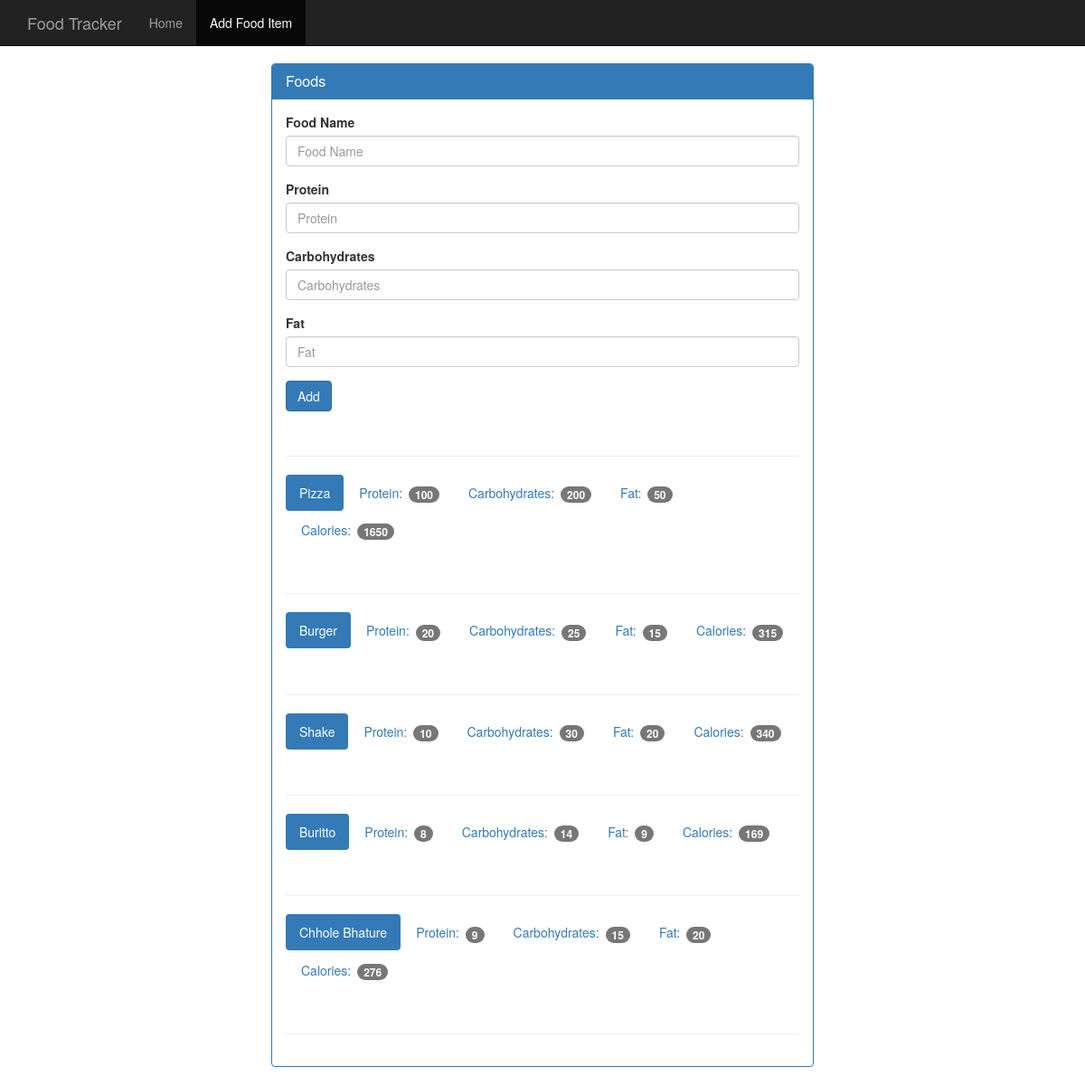
The app's page /food with its own data.
### tables this page shows
CREATE TABLE food(
    id integer primary key autoincrement,
    food_name text not null,
    protein integer not null,
    carbohydrates integer not null,
    fat integer not null,
    calories integer not null
);

### app.py (the view, shortened to what this page needs)
@app.route("/food", methods=["GET","POST"])
def food():
    db= get_db()
    cur = db.execute('select food_name, protein, carbohydrates, fat, calories from food')
    results = cur.fetchall()
    return render_template("add_food.html", results= results)

### database.py (called while the page is built)
def connect_db():
    sql = sqlite3.connect('C:/Users/sujit/OneDrive/Desktop/flask project/food_log.db')
    sql.row_factory = sqlite3.Row
    return sql

def get_db():
    if not hasattr(g, 'sqlite3_db'):
        g.sqlite_db = connect_db()
    return g.sqlite_db

### templates/add_food.html
{% extends "base.html" %}
{% block body %}
    <nav class="navbar navbar-inverse navbar-fixed-top">
      <div class="container">
        <div class="navbar-header">
          <a class="navbar-brand" href="{{url_for('index')}}">Food Tracker</a>
        </div>
        <div id="navbar" class="navbar-collapse collapse">
          <ul class="nav navbar-nav">
            <li><a href="{{url_for('index')}}">Home</a></li>
            <li class="active"><a href="{{url_for('food')}}">Add Food Item</a></li>
          </ul>
        </div>
      </div>
    </nav>
    <div class="container theme-showcase col-sm-6 col-sm-offset-3" role="main">
      <div class="row">
        <div>
          <div class="panel panel-primary">
            <div class="panel-heading">
              <h3 class="panel-title">Foods</h3>
            </div>
            <div class="panel-body">
              <form method="POST" action="{{url_for('food')}}">
                <div class="form-group">
                  <label for="food-name">Food Name</label>
                  <input type="text" class="form-control" id="food-name" name="food_name" placeholder="Food Name">
                </div>
                <div class="form-group">
                  <label for="protein">Protein</label>
                  <input type="number" class="form-control" id="protein" name="protein" placeholder="Protein">
                </div>
                <div class="form-group">
                  <label for="carbohydrates">Carbohydrates</label>
                  <input type="number" class="form-control" id="carbohydrates" name="carbohydrates" placeholder="Carbohydrates">
                </div>
                <div class="form-group">
                  <label for="fat">Fat</label>
                  <input type="number" class="form-control" id="fat" name="fat" placeholder="Fat">
                </div>
                <button type="submit" class="btn btn-primary">Add</button>
              </form>
              <div class="page-header"></div>
              {% for food in results %}
              <ul class="nav nav-pills" role="tablist">
                <li class="active"><a>{{food.food_name}}</a></li>
                <li><a>Protein: <span class="badge">{{food.protein}}</span></a></li>
                <li><a>Carbohydrates: <span class="badge">{{food.carbohydrates}}</span></a></li>
                <li><a>Fat: <span class="badge">{{food.fat}}</span></a></li>
                <li><a>Calories: <span class="badge">{{food.calories}}</span></a></li>
              </ul>
              <div class="page-header"></div>
              {% endfor %}
            </div>
          </div>
        </div>
      </div>
    </div>
{% endblock %}

### static/theme.css (style rules this page uses)
body { padding-top: 70px; padding-bottom: 30px; }

### records on screen
food: food_name "Pizza", protein "100", carbohydrates "200", fat "50", calories "1650"
food: food_name "Burger", protein "20", carbohydrates "25", fat "15", calories "315"
food: food_name "Shake", protein "10", carbohydrates "30", fat "20", calories "340"
food: food_name "Buritto", protein "8", carbohydrates "14", fat "9", calories "169"
food: food_name "Chhole Bhature", protein "9", carbohydrates "15", fat "20", calories "276"
